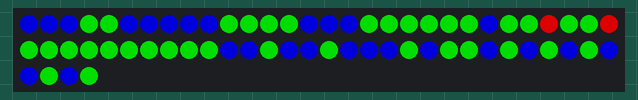
Recording of a sketch running on a simulated Arduino Uno, built with avr-gcc and run on an emulated ATmega328P. On the bench: 64 RGB LEDs in strip order, left to right, continuing on the next row. Dim RGB values are drawn brighter than linear.

Above: at 0.4 s.
At 1.35 s:
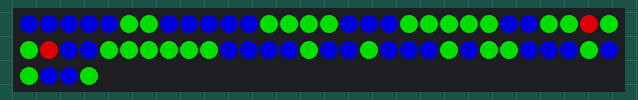
At 1.82 s:
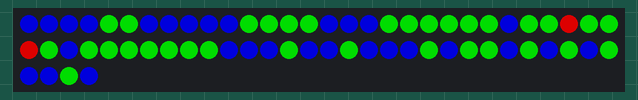
At 3.24 s:
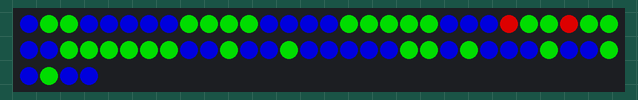
At 3.71 s:
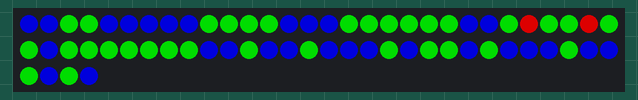

The sketch:

led_sculpture.ino
```cpp
// (licence header left out)
#include <Adafruit_NeoPixel.h>
#ifdef __AVR__
  #include <avr/power.h>
#endif

#define PIN            6

//change lines from here
//------------------------------
#define NUMPIXELS      64

#define FLAME          8

int colors[3][3] = {{150,0,0},{0,150,0},{0,0,150}}; //three types of colors

int pxdata[FLAME][NUMPIXELS] = {
  {2,2,2,1,1,2,2,2,2,2,1,1,1,1,2,2,2,1,1,1,1,1,1,2,1,1,0,1,1,0,1,1,1,1,1,1,1,1,1,1,2,2,1,2,2,1,2,2,2,1,2,1,1,2,1,2,1,2,1,2,2,1,2,1},
  {2,2,2,2,1,1,2,2,2,2,2,1,1,1,1,2,2,2,1,1,1,1,1,1,2,1,1,0,1,1,0,1,2,1,1,1,1,1,1,1,2,2,2,1,2,2,1,2,2,2,1,2,1,1,2,1,2,1,2,1,2,2,1,2},
  {2,2,2,2,2,1,1,2,2,2,2,2,1,1,1,1,2,2,2,1,1,1,1,1,2,2,1,1,0,1,1,0,2,2,1,1,1,1,1,1,2,2,2,2,1,2,2,1,2,2,2,1,2,1,1,2,2,2,1,2,1,2,2,1},
  {2,2,2,2,1,1,2,2,2,2,2,1,1,1,1,2,2,2,1,1,1,1,1,1,2,1,1,0,1,1,0,1,2,1,1,1,1,1,1,1,2,2,2,1,2,2,1,2,2,2,1,2,1,1,2,1,2,1,2,1,2,2,1,2},
  {2,2,2,1,1,2,2,2,2,2,1,1,1,1,2,2,2,1,1,1,1,1,1,2,1,1,0,1,1,0,1,1,1,1,1,1,1,1,1,1,2,2,1,2,2,1,2,2,2,1,2,1,1,2,1,2,1,2,1,2,2,1,2,1},
  {2,2,1,1,2,2,2,2,2,1,1,1,1,2,2,2,1,1,1,1,1,1,2,2,1,0,1,1,0,1,1,2,1,1,1,1,1,1,1,2,2,1,2,2,1,2,2,2,1,2,1,1,2,1,2,2,2,1,2,2,1,2,1,2},
  {2,1,1,2,2,2,2,2,1,1,1,1,2,2,2,2,1,1,1,1,1,2,2,2,0,1,1,0,1,1,2,2,1,1,1,1,1,1,2,2,1,2,2,1,2,2,2,2,2,1,1,2,1,2,2,2,1,2,2,1,2,1,2,2},
  {2,2,1,1,2,2,2,2,2,1,1,1,1,2,2,2,1,1,1,1,1,1,2,2,1,0,1,1,0,1,1,2,1,1,1,1,1,1,1,2,2,1,2,2,1,2,2,2,1,2,1,1,2,1,2,2,2,1,2,2,1,2,1,2}
  };

//------------------------------
//to here

Adafruit_NeoPixel pixels = Adafruit_NeoPixel(NUMPIXELS, PIN, NEO_GRB + NEO_KHZ800);

int delayval = 300; // delay for half a second

void setup() {
  // This is for Trinket 5V 16MHz, you can remove these three lines if you are not using a Trinket
#if defined (__AVR_ATtiny85__)
  if (F_CPU == 16000000) clock_prescale_set(clock_div_1);
#endif

  pixels.begin(); // This initializes the NeoPixel library.
}

void loop() {

  for(int h=0;h<FLAME;h++){

    for(int i=0;i<NUMPIXELS;i++){

      int j = pxdata[h][i];
      pixels.setPixelColor(i, pixels.Color(colors[j][0],colors[j][1],colors[j][2]));
      pixels.show();

    }

    delay(delayval);

  }

}
```

Measured:
- by itself, everything shown: repeats every 3.8 s, in 8 steps
- what the display in image 1 shows lasts 0.5 s, from 1.1 s to 1.6 s
